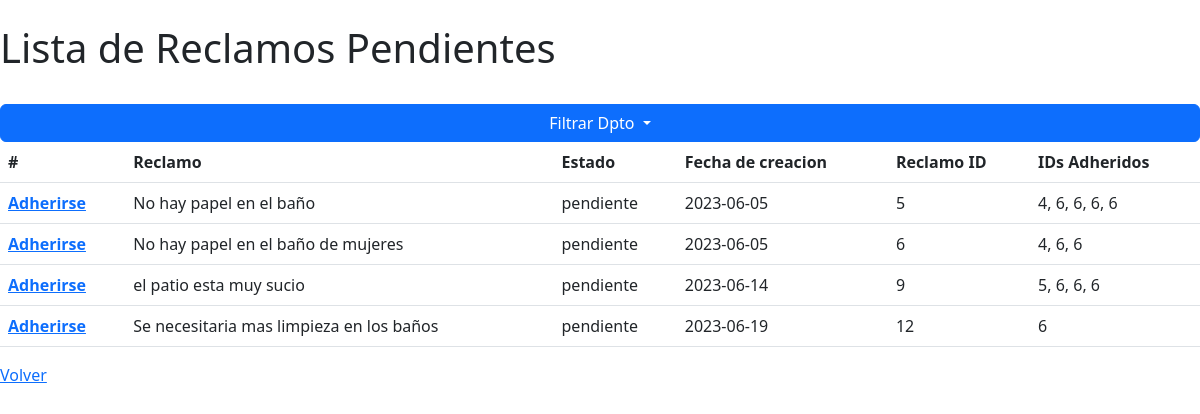
The page /listar?dptol=True (signed in) on the database its author committed.
### modules/databases.py (models this page shows, shortened)
class Reclamo(db.Model):
    __tablename__ = 'reclamos'
    id = Column(Integer(), primary_key=True)
    estado = Column(String(500), nullable=False)
    fecha = Column(String(1000))
    contenido = Column(String(1000), nullable=False)
    user_id = Column(Integer(), ForeignKey('users.id'))
    departamento = Column(String(500))
    adheridos= Column(String(1000))

### server.py (the view, shortened to what this page needs)
@app.route("/listar", methods=['GET', 'POST'])
@login_required
def listar():
    lista_resueltos = Reclamo.query.filter_by(estado = "pendiente").all()
    if request.args.get('dptol'):
        lista_resueltos = Reclamo.query.filter_by(estado = "pendiente", departamento="limpieza").all()
    if request.args.get('dptoa'):
        lista_resueltos = Reclamo.query.filter_by(estado = "pendiente", departamento="alumnado").all()
    return render_template("lista.html", lista_resueltos=lista_resueltos)

### server.py (called while the page is built)
@login_manager.user_loader
def user_loader(user_id):
    return User.query.get(user_id)

### templates/lista.html (shortened to what this page needs)
<!DOCTYPE html>
<html lang="en">
<head>
    <link href="https://cdn.jsdelivr.net/npm/bootstrap@5.3.0-alpha3/dist/css/bootstrap.min.css" rel="stylesheet">
</head>
<body class="d-flex flex-column">
    <br><h1>Lista de Reclamos Pendientes</h1>
<br>
    <div class="btn-group" role="group">
        <button type="button" class="btn btn-primary dropdown-toggle" data-bs-toggle="dropdown" aria-expanded="false">
          Filtrar Dpto
        </button>
    </div>
    <table class="table">
        <thead>
        <tr>
            <th scope="col">#</th>
            <th scope="col">Reclamo</th>
            <th scope="col">Estado</th>
            <th scope="col">Fecha de creacion</th>
            <th scope="col">Reclamo ID</th>
            <th scope="col">IDs Adheridos</th>
        </tr>
        </thead>
        <tbody>
        {% for reclamo in lista_resueltos: %}
        <tr>
            <th scope="row"><a href="{{ url_for('listar', add=true, id=reclamo.id) }}">Adherirse</a></th>
            <td>{{reclamo.contenido}}</td>
            <td>{{reclamo.estado}}</td>
            <td>{{reclamo.fecha}}</td>
            <td>{{reclamo.id}}</td>
            <td>{{reclamo.adheridos}}</td>
        </tr>
        {% endfor %}
        </tbody>
    </table>
    <a href="{{ url_for('mis_reclamos')}}">Volver</a>
</body>
</html>

### rows shown on the page
Reclamo: contenido "No hay papel en el baño", estado "pendiente", fecha "2023-06-05", id "5", adheridos "4, 6, 6, 6, 6"
Reclamo: contenido "No hay papel en el baño de mujeres", estado "pendiente", fecha "2023-06-05", id "6", adheridos "4, 6, 6"
Reclamo: contenido "el patio esta muy sucio", estado "pendiente", fecha "2023-06-14", id "9", adheridos "5, 6, 6, 6"
Reclamo: contenido "Se necesitaria mas limpieza en los baños", estado "pendiente", fecha "2023-06-19", id "12", adheridos "6"
